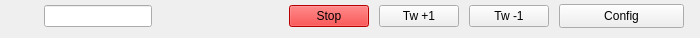
<?xml version="1.0" encoding="UTF-8"?>
<ui version="4.0">
 <class>Form</class>
 <widget class="QWidget" name="Form">
  <property name="geometry">
   <rect>
    <x>0</x>
    <y>0</y>
    <width>700</width>
    <height>38</height>
   </rect>
  </property>
  <property name="sizePolicy">
   <sizepolicy hsizetype="Fixed" vsizetype="Fixed">
    <horstretch>0</horstretch>
    <verstretch>0</verstretch>
   </sizepolicy>
  </property>
  <property name="minimumSize">
   <size>
    <width>700</width>
    <height>32</height>
   </size>
  </property>
  <property name="maximumSize">
   <size>
    <width>16777215</width>
    <height>38</height>
   </size>
  </property>
  <property name="windowTitle">
   <string>Form</string>
  </property>
  <layout class="QVBoxLayout" name="verticalLayout">
   <property name="spacing">
    <number>0</number>
   </property>
   <property name="leftMargin">
    <number>0</number>
   </property>
   <property name="topMargin">
    <number>0</number>
   </property>
   <property name="bottomMargin">
    <number>0</number>
   </property>
   <item>
    <layout class="QGridLayout" name="gridLayout">
     <property name="rightMargin">
      <number>5</number>
     </property>
     <property name="bottomMargin">
      <number>5</number>
     </property>
     <property name="horizontalSpacing">
      <number>10</number>
     </property>
     <property name="verticalSpacing">
      <number>5</number>
     </property>
     <item row="0" column="2">
      <widget class="PyDMLineEdit" name="PyDMLineEdit">
       <property name="sizePolicy">
        <sizepolicy hsizetype="Fixed" vsizetype="Fixed">
         <horstretch>0</horstretch>
         <verstretch>0</verstretch>
        </sizepolicy>
       </property>
       <property name="minimumSize">
        <size>
         <width>75</width>
         <height>0</height>
        </size>
       </property>
       <property name="toolTip">
        <string/>
       </property>
       <property name="channel" stdset="0">
        <string>ca://${MOTOR}.VAL</string>
       </property>
       <property name="displayFormat" stdset="0">
        <enum>PyDMLineEdit::Decimal</enum>
       </property>
      </widget>
     </item>
     <item row="0" column="4">
      <widget class="PyDMByteIndicator" name="PyDMByteIndicator">
       <property name="sizePolicy">
        <sizepolicy hsizetype="Fixed" vsizetype="Fixed">
         <horstretch>0</horstretch>
         <verstretch>0</verstretch>
        </sizepolicy>
       </property>
       <property name="minimumSize">
        <size>
         <width>32</width>
         <height>32</height>
        </size>
       </property>
       <property name="maximumSize">
        <size>
         <width>32</width>
         <height>32</height>
        </size>
       </property>
       <property name="toolTip">
        <string/>
       </property>
       <property name="channel" stdset="0">
        <string>ca://${MOTOR}.MOVN</string>
       </property>
       <property name="showLabels" stdset="0">
        <bool>false</bool>
       </property>
       <property name="circles" stdset="0">
        <bool>true</bool>
       </property>
      </widget>
     </item>
     <item row="0" column="3">
      <widget class="PyDMLabel" name="PyDMLabel_2">
       <property name="sizePolicy">
        <sizepolicy hsizetype="Fixed" vsizetype="Fixed">
         <horstretch>0</horstretch>
         <verstretch>0</verstretch>
        </sizepolicy>
       </property>
       <property name="minimumSize">
        <size>
         <width>75</width>
         <height>0</height>
        </size>
       </property>
       <property name="toolTip">
        <string/>
       </property>
       <property name="channel" stdset="0">
        <string>ca://${MOTOR}.RBV</string>
       </property>
       <property name="displayFormat" stdset="0">
        <enum>PyDMLabel::Decimal</enum>
       </property>
      </widget>
     </item>
     <item row="0" column="7">
      <widget class="PyDMPushButton" name="PyDMPushButton_3">
       <property name="toolTip">
        <string/>
       </property>
       <property name="text">
        <string>Tw -1</string>
       </property>
       <property name="channel" stdset="0">
        <string>ca://${MOTOR}.VAL</string>
       </property>
       <property name="pressValue" stdset="0">
        <string>-1</string>
       </property>
       <property name="relativeChange" stdset="0">
        <bool>true</bool>
       </property>
      </widget>
     </item>
     <item row="0" column="1">
      <widget class="PyDMLabel" name="PyDMLabel">
       <property name="font">
        <font>
         <weight>75</weight>
         <bold>true</bold>
        </font>
       </property>
       <property name="toolTip">
        <string/>
       </property>
       <property name="channel" stdset="0">
        <string>ca://${MOTOR}.DESC</string>
       </property>
       <property name="enableRichText" stdset="0">
        <bool>false</bool>
       </property>
       <property name="displayFormat" stdset="0">
        <enum>PyDMLabel::String</enum>
       </property>
      </widget>
     </item>
     <item row="0" column="5">
      <widget class="PyDMPushButton" name="PyDMPushButton">
       <property name="sizePolicy">
        <sizepolicy hsizetype="Minimum" vsizetype="Fixed">
         <horstretch>0</horstretch>
         <verstretch>0</verstretch>
        </sizepolicy>
       </property>
       <property name="toolTip">
        <string/>
       </property>
       <property name="styleSheet">
        <string notr="true">background-color: red;</string>
       </property>
       <property name="text">
        <string>Stop</string>
       </property>
       <property name="channel" stdset="0">
        <string>ca://${MOTOR}.STOP</string>
       </property>
       <property name="pressValue" stdset="0">
        <string>1</string>
       </property>
      </widget>
     </item>
     <item row="0" column="6">
      <widget class="PyDMPushButton" name="PyDMPushButton_2">
       <property name="toolTip">
        <string/>
       </property>
       <property name="text">
        <string>Tw +1</string>
       </property>
       <property name="channel" stdset="0">
        <string>ca://${MOTOR}.VAL</string>
       </property>
       <property name="pressValue" stdset="0">
        <string>1</string>
       </property>
       <property name="relativeChange" stdset="0">
        <bool>true</bool>
       </property>
      </widget>
     </item>
     <item row="0" column="8">
      <widget class="PyDMRelatedDisplayButton" name="PyDMRelatedDisplayButton">
       <property name="minimumSize">
        <size>
         <width>125</width>
         <height>24</height>
        </size>
       </property>
       <property name="maximumSize">
        <size>
         <width>125</width>
         <height>24</height>
        </size>
       </property>
       <property name="toolTip">
        <string/>
       </property>
       <property name="text">
        <string>Config</string>
       </property>
       <property name="filenames" stdset="0">
        <stringlist>
         <string>expert_motor.ui</string>
        </stringlist>
       </property>
       <property name="openInNewWindow" stdset="0">
        <bool>true</bool>
       </property>
      </widget>
     </item>
    </layout>
   </item>
  </layout>
 </widget>
 <customwidgets>
  <customwidget>
   <class>PyDMLabel</class>
   <extends>QLabel</extends>
   <header>pydm.widgets.label</header>
  </customwidget>
  <customwidget>
   <class>PyDMByteIndicator</class>
   <extends>QWidget</extends>
   <header>pydm.widgets.byte</header>
  </customwidget>
  <customwidget>
   <class>PyDMLineEdit</class>
   <extends>QLineEdit</extends>
   <header>pydm.widgets.line_edit</header>
  </customwidget>
  <customwidget>
   <class>PyDMPushButton</class>
   <extends>QPushButton</extends>
   <header>pydm.widgets.pushbutton</header>
  </customwidget>
  <customwidget>
   <class>PyDMRelatedDisplayButton</class>
   <extends>QPushButton</extends>
   <header>pydm.widgets.related_display_button</header>
  </customwidget>
 </customwidgets>
 <resources/>
 <connections/>
</ui>
